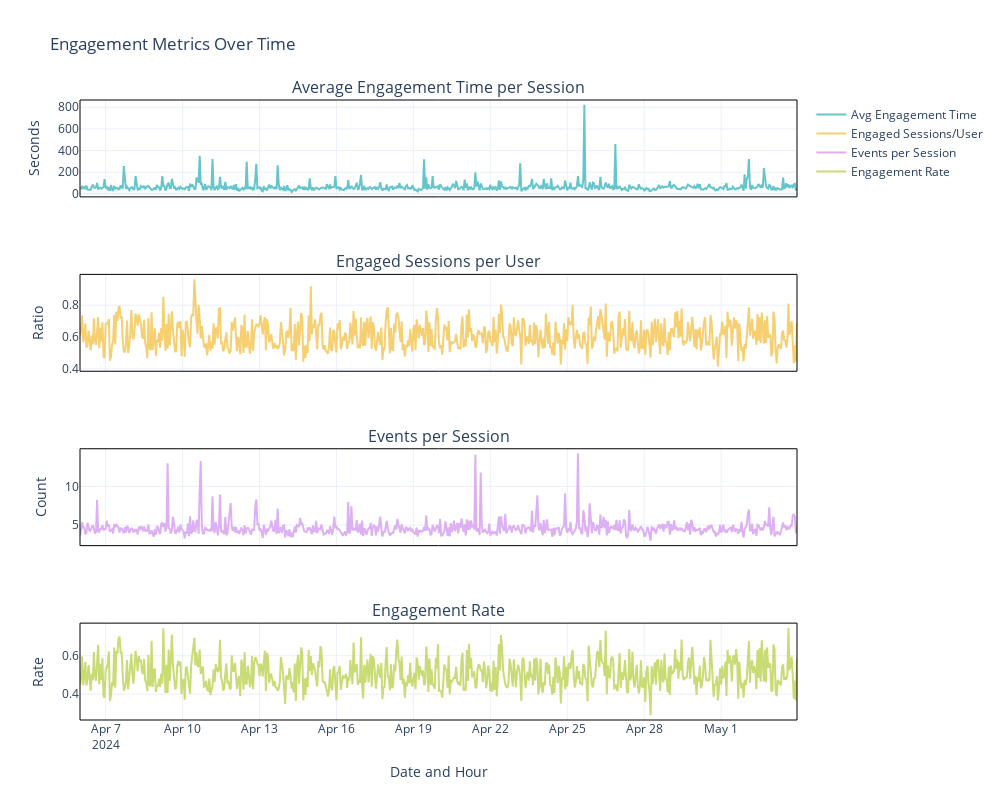

This figure's notebook cell:
### Markdown cell above
##### | Engagement Metrics |

### Code cell
# Group data by date and calculate mean for engagement metrics
engagement_metrics = data.groupby(data['Date + hour (YYYYMMDDHH)']).agg({
    'Average engagement time per session': 'mean',
    'Engaged sessions per user': 'mean',
    'Events per session': 'mean',
    'Engagement rate': 'mean'
})

# Create subplots
fig = make_subplots(rows=4, cols=1, shared_xaxes=True, subplot_titles=(
    'Average Engagement Time per Session',
    'Engaged Sessions per User',
    'Events per Session',
    'Engagement Rate'
))

# Add traces for each engagement metric
fig.add_trace(go.Scatter(
    x=engagement_metrics.index,
    y=engagement_metrics['Average engagement time per session'],
    mode='lines',
    name='Avg Engagement Time',
    line=dict(color='rgb(102,197,204)')
), row=1, col=1)

fig.add_trace(go.Scatter(
    x=engagement_metrics.index,
    y=engagement_metrics['Engaged sessions per user'],
    mode='lines',
    name='Engaged Sessions/User',
    line=dict(color='rgb(246,207,113)')
), row=2, col=1)

fig.add_trace(go.Scatter(
    x=engagement_metrics.index,
    y=engagement_metrics['Events per session'],
    mode='lines',
    name='Events per Session',
    line=dict(color='rgb(220,176,242)')
), row=3, col=1)

fig.add_trace(go.Scatter(
    x=engagement_metrics.index,
    y=engagement_metrics['Engagement rate'],
    mode='lines',
    name='Engagement Rate',
    line=dict(color='rgb(201,219,116)')
), row=4, col=1)

# Update layout
fig.update_layout(
    height=800,
    width=1000,
    title_text='Engagement Metrics Over Time',
    showlegend=True,
    template='plotly_white'
)

# Update axes titles
fig.update_yaxes(title_text='Seconds', row=1, col=1)
fig.update_yaxes(title_text='Ratio', row=2, col=1)
fig.update_yaxes(title_text='Count', row=3, col=1)
fig.update_yaxes(title_text='Rate', row=4, col=1)
fig.update_xaxes(title_text='Date and Hour', row=4, col=1)

# Add thin borders to each subplot
for i in range(1, 5):
    fig.add_shape(type="rect",
                  xref="x domain", yref="y domain",
                  x0=0, x1=1, y0=0, y1=1,
                  line=dict(color="black", width=1),
                  row=i, col=1)

# Show the figure
fig.show()

### Figure 1 — Plotly figure (JSON) as saved in the notebook; plotly's stock layout.template omitted (floating-point values rounded to 4 significant figures; data arrays with more than 128 entries replaced by an {"elided": "..."} marker saying what was removed)
{"data": [{"line": {"color": "rgb(102,197,204)"}, "mode": "lines", "name": "Avg Engagement Time", "type": "scatter", "x": {"elided": "672 str values"}, "xaxis": "x", "y": {"elided": "672 float values"}, "yaxis": "y"}, {"line": {"color": "rgb(246,207,113)"}, "mode": "lines", "name": "Engaged Sessions/User", "type": "scatter", "x": {"elided": "672 str values"}, "xaxis": "x2", "y": {"elided": "672 float values"}, "yaxis": "y2"}, {"line": {"color": "rgb(220,176,242)"}, "mode": "lines", "name": "Events per Session", "type": "scatter", "x": {"elided": "672 str values"}, "xaxis": "x3", "y": {"elided": "672 float values"}, "yaxis": "y3"}, {"line": {"color": "rgb(201,219,116)"}, "mode": "lines", "name": "Engagement Rate", "type": "scatter", "x": {"elided": "672 str values"}, "xaxis": "x4", "y": {"elided": "672 float values"}, "yaxis": "y4"}], "layout": {"annotations": [{"font": {"size": 16}, "showarrow": false, "text": "Average Engagement Time per Session", "x": 0.5, "xanchor": "center", "xref": "paper", "y": 1, "yanchor": "bottom", "yref": "paper"}, {"font": {"size": 16}, "showarrow": false, "text": "Engaged Sessions per User", "x": 0.5, "xanchor": "center", "xref": "paper", "y": 0.7188, "yanchor": "bottom", "yref": "paper"}, {"font": {"size": 16}, "showarrow": false, "text": "Events per Session", "x": 0.5, "xanchor": "center", "xref": "paper", "y": 0.4375, "yanchor": "bottom", "yref": "paper"}, {"font": {"size": 16}, "showarrow": false, "text": "Engagement Rate", "x": 0.5, "xanchor": "center", "xref": "paper", "y": 0.1562, "yanchor": "bottom", "yref": "paper"}], "height": 800, "shapes": [{"line": {"color": "black", "width": 1}, "type": "rect", "x0": 0, "x1": 1, "xref": "x domain", "y0": 0, "y1": 1, "yref": "y domain"}, {"line": {"color": "black", "width": 1}, "type": "rect", "x0": 0, "x1": 1, "xref": "x2 domain", "y0": 0, "y1": 1, "yref": "y2 domain"}, {"line": {"color": "black", "width": 1}, "type": "rect", "x0": 0, "x1": 1, "xref": "x3 domain", "y0": 0, "y1": 1, "yref": "y3 domain"}, {"line": {"color": "black", "width": 1}, "type": "rect", "x0": 0, "x1": 1, "xref": "x4 domain", "y0": 0, "y1": 1, "yref": "y4 domain"}], "showlegend": true, "title": {"text": "Engagement Metrics Over Time"}, "width": 1000, "xaxis": {"anchor": "y", "autorange": true, "domain": [0, 1], "matches": "x4", "range": ["2024-04-06", "2024-05-03 23:00"], "showticklabels": false, "type": "date"}, "xaxis2": {"anchor": "y2", "autorange": true, "domain": [0, 1], "matches": "x4", "range": ["2024-04-06", "2024-05-03 23:00"], "showticklabels": false, "type": "date"}, "xaxis3": {"anchor": "y3", "autorange": true, "domain": [0, 1], "matches": "x4", "range": ["2024-04-06", "2024-05-03 23:00"], "showticklabels": false, "type": "date"}, "xaxis4": {"anchor": "y4", "autorange": true, "domain": [0, 1], "range": ["2024-04-06", "2024-05-03 23:00"], "title": {"text": "Date and Hour"}, "type": "date"}, "yaxis": {"anchor": "x", "autorange": true, "domain": [0.8438, 1], "range": [-27.94, 867.4], "title": {"text": "Seconds"}, "type": "linear"}, "yaxis2": {"anchor": "x2", "autorange": true, "domain": [0.5625, 0.7188], "range": [0.3854, 0.9928], "title": {"text": "Ratio"}, "type": "linear"}, "yaxis3": {"anchor": "x3", "autorange": true, "domain": [0.2812, 0.4375], "range": [2.347, 14.86], "title": {"text": "Count"}, "type": "linear"}, "yaxis4": {"anchor": "x4", "autorange": true, "domain": [0, 0.1562], "range": [0.2659, 0.769], "title": {"text": "Rate"}, "type": "linear"}}}
